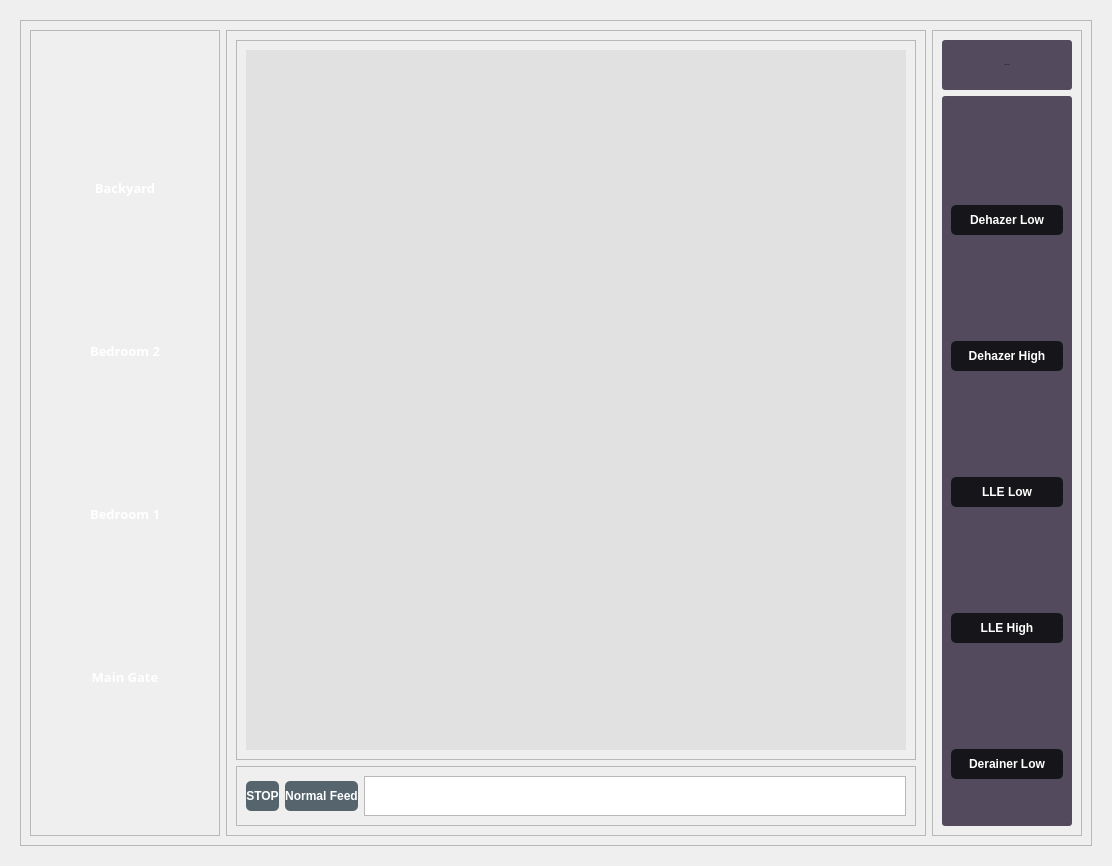
         <widget class="QWidget" name="cameras">
          <property name="styleSheet">
           <string notr="true"/>
          </property>
          <layout class="QGridLayout" name="gridLayout_8">
           <property name="leftMargin">
            <number>20</number>
           </property>
           <property name="topMargin">
            <number>20</number>
           </property>
           <property name="rightMargin">
            <number>20</number>
           </property>
           <property name="bottomMargin">
            <number>20</number>
           </property>
           <item row="0" column="0">
            <widget class="QFrame" name="frame_5">
             <property name="minimumSize">
              <size>
               <width>0</width>
               <height>700</height>
              </size>
             </property>
             <property name="frameShape">
              <enum>QFrame::StyledPanel</enum>
             </property>
             <property name="frameShadow">
              <enum>QFrame::Raised</enum>
             </property>
             <layout class="QHBoxLayout" name="horizontalLayout_10">
              <item alignment="Qt::AlignLeft">
               <widget class="QFrame" name="frame_9">
                <property name="minimumSize">
                 <size>
                  <width>150</width>
                  <height>400</height>
                 </size>
                </property>
                <property name="frameShape">
                 <enum>QFrame::StyledPanel</enum>
                </property>
                <property name="frameShadow">
                 <enum>QFrame::Raised</enum>
                </property>
                <layout class="QVBoxLayout" name="verticalLayout_9">
                 <item>
                  <widget class="QPushButton" name="cam_button_1">
                   <property name="minimumSize">
                    <size>
                     <width>170</width>
                     <height>0</height>
                    </size>
                   </property>
                   <property name="font">
                    <font>
                     <family>Arial Black</family>
                     <pointsize>10</pointsize>
                     <weight>75</weight>
                     <bold>true</bold>
                    </font>
                   </property>
                   <property name="styleSheet">
                    <string notr="true">background-color: transparent;
color: rgb(255, 255, 255);
border-radius:3;
border-width:2;
border-color:rgb(0, 0, 0)</string>
                   </property>
                   <property name="text">
                    <string>Backyard</string>
                   </property>
                   <property name="icon">
                    <iconset>
                     <normaloff>icons/feather/cctv-svgrepo-com (2).svg</normaloff>icons/feather/cctv-svgrepo-com (2).svg</iconset>
                   </property>
                   <property name="iconSize">
                    <size>
                     <width>50</width>
                     <height>50</height>
                    </size>
                   </property>
                  </widget>
                 </item>
                 <item>
                  <widget class="QPushButton" name="cam_button_2">
                   <property name="minimumSize">
                    <size>
                     <width>170</width>
                     <height>0</height>
                    </size>
                   </property>
                   <property name="font">
                    <font>
                     <family>Arial Black</family>
                     <pointsize>10</pointsize>
                     <weight>75</weight>
                     <bold>true</bold>
                    </font>
                   </property>
                   <property name="styleSheet">
                    <string notr="true">background-color: transparent;
color: rgb(255, 255, 255);
border-radius:3;
border-width:2;
border-color:rgb(0, 0, 0)</string>
                   </property>
                   <property name="text">
                    <string>Bedroom 2</string>
                   </property>
                   <property name="icon">
                    <iconset>
                     <normaloff>icons/feather/cctv-svgrepo-com (2).svg</normaloff>icons/feather/cctv-svgrepo-com (2).svg</iconset>
                   </property>
                   <property name="iconSize">
                    <size>
                     <width>50</width>
                     <height>50</height>
                    </size>
                   </property>
                  </widget>
                 </item>
                 <item>
                  <widget class="QPushButton" name="cam_button_3">
                   <property name="minimumSize">
                    <size>
                     <width>170</width>
                     <height>0</height>
                    </size>
                   </property>
                   <property name="font">
                    <font>
                     <family>Arial Black</family>
                     <pointsize>10</pointsize>
                     <weight>75</weight>
                     <bold>true</bold>
                     <underline>false</underline>
                    </font>
                   </property>
                   <property name="autoFillBackground">
                    <bool>false</bool>
                   </property>
                   <property name="styleSheet">
                    <string notr="true">background-color: transparent;
color: rgb(255, 255, 255);
border-radius:3;
border-width:2;
border-color:rgb(0, 0, 0)</string>
                   </property>
                   <property name="text">
                    <string>Bedroom 1</string>
                   </property>
                   <property name="icon">
                    <iconset>
                     <normaloff>icons/feather/cctv-svgrepo-com (2).svg</normaloff>icons/feather/cctv-svgrepo-com (2).svg</iconset>
                   </property>
                   <property name="iconSize">
                    <size>
                     <width>50</width>
                     <height>50</height>
                    </size>
                   </property>
                  </widget>
                 </item>
                 <item>
                  <widget class="QPushButton" name="cam_button_4">
                   <property name="minimumSize">
                    <size>
                     <width>170</width>
                     <height>0</height>
                    </size>
                   </property>
                   <property name="font">
                    <font>
                     <family>Arial Black</family>
                     <pointsize>10</pointsize>
                     <weight>75</weight>
                     <bold>true</bold>
                    </font>
                   </property>
                   <property name="styleSheet">
                    <string notr="true">background-color:transparent;
color: rgb(255, 255, 255);
border-radius:3;
border-width:2;
border-color:rgb(0, 0, 0)</string>
                   </property>
                   <property name="text">
                    <string>Main Gate</string>
                   </property>
                   <property name="icon">
                    <iconset>
                     <normaloff>icons/feather/cctv-svgrepo-com (2).svg</normaloff>icons/feather/cctv-svgrepo-com (2).svg</iconset>
                   </property>
                   <property name="iconSize">
                    <size>
                     <width>50</width>
                     <height>50</height>
                    </size>
                   </property>
                   <property name="flat">
                    <bool>false</bool>
                   </property>
                  </widget>
                 </item>
                </layout>
               </widget>
              </item>
              <item>
               <widget class="QFrame" name="frame_10">
                <property name="minimumSize">
                 <size>
                  <width>700</width>
                  <height>0</height>
                 </size>
                </property>
                <property name="layoutDirection">
                 <enum>Qt::LeftToRight</enum>
                </property>
                <property name="frameShape">
                 <enum>QFrame::StyledPanel</enum>
                </property>
                <property name="frameShadow">
                 <enum>QFrame::Raised</enum>
                </property>
                <layout class="QVBoxLayout" name="verticalLayout_10">
                 <item>
                  <widget class="QFrame" name="frame_12">
                   <property name="minimumSize">
                    <size>
                     <width>0</width>
                     <height>500</height>
                    </size>
                   </property>
                   <property name="frameShape">
                    <enum>QFrame::StyledPanel</enum>
                   </property>
                   <property name="frameShadow">
                    <enum>QFrame::Raised</enum>
                   </property>
                   <layout class="QHBoxLayout" name="horizontalLayout_12">
                    <item>
                     <widget class="QLabel" name="output_screen">
                      <property name="minimumSize">
                       <size>
                        <width>0</width>
                        <height>700</height>
                       </size>
                      </property>
                      <property name="styleSheet">
                       <string notr="true">border:4;
border-color: rgb(0,0,0);
background-color: rgb(225, 225, 225)</string>
                      </property>
                      <property name="frameShape">
                       <enum>QFrame::Box</enum>
                      </property>
                      <property name="frameShadow">
                       <enum>QFrame::Raised</enum>
                      </property>
                      <property name="lineWidth">
                       <number>5</number>
                      </property>
                      <property name="text">
                       <string/>
                      </property>
                      <property name="scaledContents">
                       <bool>true</bool>
                      </property>
                     </widget>
                    </item>
                   </layout>
                  </widget>
                 </item>
                 <item>
                  <widget class="QFrame" name="frame_13">
                   <property name="maximumSize">
                    <size>
                     <width>16777215</width>
                     <height>60</height>
                    </size>
                   </property>
                   <property name="frameShape">
                    <enum>QFrame::StyledPanel</enum>
                   </property>
                   <property name="frameShadow">
                    <enum>QFrame::Raised</enum>
                   </property>
                   <layout class="QHBoxLayout" name="horizontalLayout_13">
                    <item>
                     <widget class="QPushButton" name="pushButton_6">
                      <property name="maximumSize">
                       <size>
                        <width>16777215</width>
                        <height>30</height>
                       </size>
                      </property>
                      <property name="font">
                       <font>
                        <weight>75</weight>
                        <bold>true</bold>
                       </font>
                      </property>
                      <property name="styleSheet">
                       <string notr="true">background-color:rgb(85, 100, 109);
color: rgb(255,255,255);
border-radius: 5;

</string>
                      </property>
                      <property name="text">
                       <string>STOP</string>
                      </property>
                     </widget>
                    </item>
                    <item>
                     <widget class="QPushButton" name="pushButton_13">
                      <property name="maximumSize">
                       <size>
                        <width>16777215</width>
                        <height>30</height>
                       </size>
                      </property>
                      <property name="font">
                       <font>
                        <weight>75</weight>
                        <bold>true</bold>
                       </font>
                      </property>
                      <property name="styleSheet">
                       <string notr="true">background-color:rgb(85, 100, 109);
color: rgb(255,255,255);
border-radius: 5;

</string>
                      </property>
                      <property name="text">
                       <string>Normal Feed</string>
                      </property>
                     </widget>
                    </item>
                    <item>
                     <widget class="QTextBrowser" name="activity_show">
                      <property name="maximumSize">
                       <size>
                        <width>800</width>
                        <height>40</height>
                       </size>
                      </property>
                     </widget>
                    </item>
                   </layout>
                  </widget>
                 </item>
                </layout>
               </widget>
              </item>
              <item>
               <widget class="QFrame" name="frame_11">
                <property name="minimumSize">
                 <size>
                  <width>150</width>
                  <height>0</height>
                 </size>
                </property>
                <property name="frameShape">
                 <enum>QFrame::StyledPanel</enum>
                </property>
                <property name="frameShadow">
                 <enum>QFrame::Raised</enum>
                </property>
                <layout class="QVBoxLayout" name="verticalLayout_14">
                 <item>
                  <widget class="QLabel" name="label_6">
                   <property name="minimumSize">
                    <size>
                     <width>0</width>
                     <height>0</height>
                    </size>
                   </property>
                   <property name="maximumSize">
                    <size>
                     <width>190</width>
                     <height>50</height>
                    </size>
                   </property>
                   <property name="font">
                    <font>
                     <family>Arial</family>
                     <pointsize>-1</pointsize>
                     <weight>50</weight>
                     <italic>false</italic>
                     <bold>false</bold>
                    </font>
                   </property>
                   <property name="layoutDirection">
                    <enum>Qt::LeftToRight</enum>
                   </property>
                   <property name="styleSheet">
                    <string notr="true">font: 8pt &quot;Arial&quot;;
font: 20px &quot;Arial&quot;;
background-color: rgb(83, 75, 93);
border-radius:3;
border-width:10;
border-color:rgb(255, 255, 255)
</string>
                   </property>
                   <property name="text">
                    <string>Apply Filter</string>
                   </property>
                   <property name="alignment">
                    <set>Qt::AlignCenter</set>
                   </property>
                  </widget>
                 </item>
                 <item>
                  <widget class="QWidget" name="all_filters" native="true">
                   <property name="styleSheet">
                    <string notr="true">background-color: rgb(83, 75, 93);
border-radius:3;

</string>
                   </property>
                   <layout class="QVBoxLayout" name="verticalLayout_13">
                    <item alignment="Qt::AlignHCenter">
                     <widget class="QLabel" name="label_32">
                      <property name="maximumSize">
                       <size>
                        <width>30</width>
                        <height>30</height>
                       </size>
                      </property>
                      <property name="text">
                       <string/>
                      </property>
                      <property name="pixmap">
                       <pixmap>icons/feather/cloud-svgrepo-com.svg</pixmap>
                      </property>
                      <property name="scaledContents">
                       <bool>true</bool>
                      </property>
                     </widget>
                    </item>
                    <item>
                     <widget class="QPushButton" name="dehazer_low_button">
                      <property name="minimumSize">
                       <size>
                        <width>0</width>
                        <height>30</height>
                       </size>
                      </property>
                      <property name="font">
                       <font>
                        <weight>75</weight>
                        <bold>true</bold>
                       </font>
                      </property>
                      <property name="styleSheet">
                       <string notr="true">background-color:rgb(22, 22, 26);
color: rgb(255,255,255);
border-radius: 5;

</string>
                      </property>
                      <property name="text">
                       <string>Dehazer Low</string>
                      </property>
                     </widget>
                    </item>
                    <item alignment="Qt::AlignHCenter">
                     <widget class="QLabel" name="label_33">
                      <property name="maximumSize">
                       <size>
                        <width>30</width>
                        <height>30</height>
                       </size>
                      </property>
                      <property name="text">
                       <string/>
                      </property>
                      <property name="pixmap">
                       <pixmap>icons/feather/foggy-svgrepo-com.svg</pixmap>
                      </property>
                      <property name="scaledContents">
                       <bool>true</bool>
                      </property>
                     </widget>
                    </item>
                    <item>
                     <widget class="QPushButton" name="dehazer_high_button">
                      <property name="minimumSize">
                       <size>
                        <width>0</width>
                        <height>30</height>
                       </size>
                      </property>
                      <property name="font">
                       <font>
                        <weight>75</weight>
                        <bold>true</bold>
                       </font>
                      </property>
                      <property name="styleSheet">
                       <string notr="true">background-color:rgb(22, 22, 26);
color: rgb(255,255,255);
border-radius: 5;

</string>
                      </property>
                      <property name="text">
                       <string>Dehazer High</string>
                      </property>
                     </widget>
                    </item>
                    <item alignment="Qt::AlignHCenter">
                     <widget class="QLabel" name="label_34">
                      <property name="maximumSize">
                       <size>
                        <width>30</width>
                        <height>30</height>
                       </size>
                      </property>
                      <property name="text">
                       <string/>
                      </property>
                      <property name="pixmap">
                       <pixmap>icons/feather/moon-svgrepo-com.svg</pixmap>
                      </property>
                      <property name="scaledContents">
                       <bool>true</bool>
                      </property>
                     </widget>
                    </item>
                    <item>
                     <widget class="QPushButton" name="lle_low_button">
                      <property name="minimumSize">
                       <size>
                        <width>0</width>
                        <height>30</height>
                       </size>
                      </property>
                      <property name="font">
                       <font>
                        <weight>75</weight>
                        <bold>true</bold>
                       </font>
                      </property>
                      <property name="styleSheet">
                       <string notr="true">background-color:rgb(22, 22, 26);
color: rgb(255,255,255);
border-radius: 5;
</string>
                      </property>
                      <property name="text">
                       <string>LLE Low</string>
                      </property>
                     </widget>
                    </item>
                    <item alignment="Qt::AlignHCenter">
                     <widget class="QLabel" name="label_35">
                      <property name="maximumSize">
                       <size>
                        <width>30</width>
                        <height>30</height>
                       </size>
                      </property>
                      <property name="text">
                       <string/>
                      </property>
                      <property name="pixmap">
                       <pixmap>icons/feather/moon-svgrepo-com (1).svg</pixmap>
                      </property>
                      <property name="scaledContents">
                       <bool>true</bool>
                      </property>
                     </widget>
                    </item>
                    <item>
                     <widget class="QPushButton" name="lle_high_button">
                      <property name="minimumSize">
                       <size>
                        <width>0</width>
                        <height>30</height>
                       </size>
                      </property>
                      <property name="font">
                       <font>
                        <weight>75</weight>
                        <bold>true</bold>
                       </font>
                      </property>
                      <property name="styleSheet">
                       <string notr="true">background-color:rgb(22, 22, 26);
color: rgb(255,255,255);
border-radius: 5;

</string>
                      </property>
                      <property name="text">
                       <string>LLE High</string>
                      </property>
                     </widget>
                    </item>
                    <item alignment="Qt::AlignHCenter">
                     <widget class="QLabel" name="label_37">
                      <property name="maximumSize">
                       <size>
                        <width>30</width>
                        <height>30</height>
                       </size>
                      </property>
                      <property name="text">
                       <string/>
                      </property>
                      <property name="pixmap">
                       <pixmap>icons/feather/rain-svgrepo-com (1).svg</pixmap>
                      </property>
                      <property name="scaledContents">
                       <bool>true</bool>
                      </property>
                     </widget>
                    </item>
                    <item>
                     <widget class="QPushButton" name="derainer_low_button">
                      <property name="minimumSize">
                       <size>
                        <width>0</width>
                        <height>30</height>
                       </size>
                      </property>
                      <property name="font">
                       <font>
                        <weight>75</weight>
                        <bold>true</bold>
                       </font>
                      </property>
                      <property name="styleSheet">
                       <string notr="true">background-color:rgb(22, 22, 26);
color: rgb(255,255,255);
border-radius: 5;

</string>
                      </property>
                      <property name="text">
                       <string>Derainer Low</string>
                      </property>
                     </widget>
                    </item>
                   </layout>
                  </widget>
                 </item>
                </layout>
               </widget>
              </item>
             </layout>
            </widget>
           </item>
          </layout>
         </widget>
